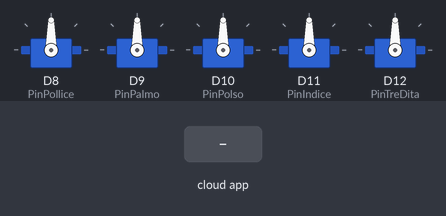
Bench run of a sketch on a simulated Arduino MKR. Parts: 5 × servo. The inputs (shaded band) are chosen by the test bench. WiFi joins after 1.5 s; servers stay silent unless stated; not simulated (calls return 0 or success): arduino_secrets.h.

Above: at 4.2 s.
4.3 s: the phone or cloud app sets indiceDeg to 0
At 5.1 s:
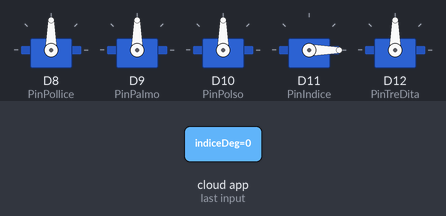
5.8 s: the phone or cloud app sets palmoDeg to 0
At 6.2 s:
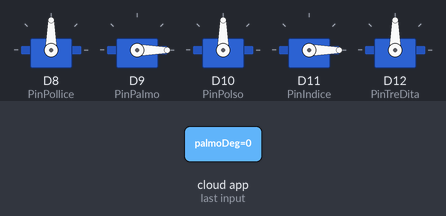
7.3 s: the phone or cloud app sets polliceDeg to 0
At 8.5 s:
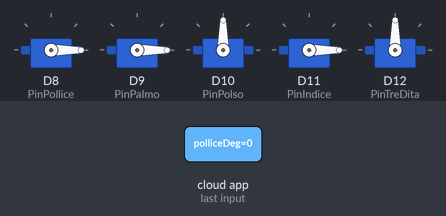
8.8 s: the phone or cloud app sets polsoDeg to 0
At 9.7 s:
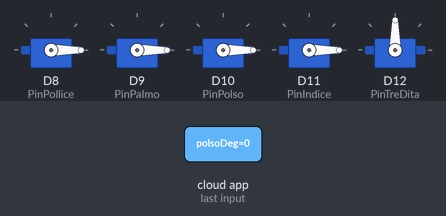
10.3 s: the phone or cloud app sets treDitaDeg to 0
At 10.8 s:
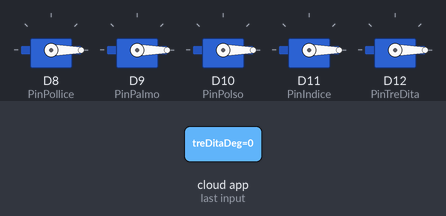
11.8 s: the phone or cloud app sets indiceDeg to 25
At 13.1 s:
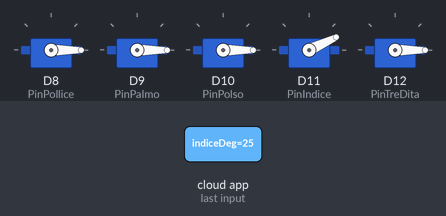
Timing chart, 0 to 14.3 s (numbered marks = the images above; inputs shaded):
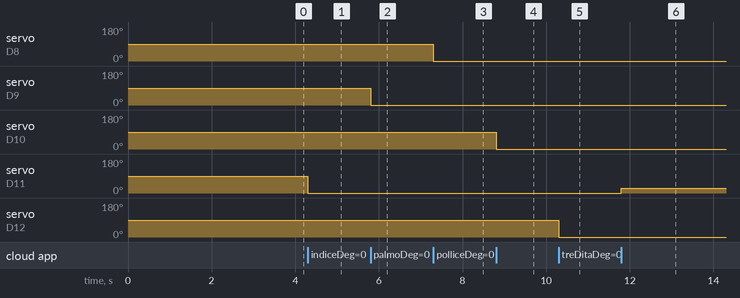

Measured:
- after the input at 4.3 s, servo on D11 (PinIndice): 90° → 0° at once
- after the input at 5.8 s, servo on D9 (PinPalmo): 90° → 0° at once
- after the input at 7.3 s, servo on D8 (PinPollice): 90° → 0° at once
- after the input at 8.8 s, servo on D10 (PinPolso): 90° → 0° at once
- after the input at 10.3 s, servo on D12 (PinTreDita): 90° → 0° at once
- after the input at 11.8 s, servo on D11 (PinIndice): 0° → 25° at once

The sketch:

arm.ino
```cpp
/*
  Sketch generated by the Arduino IoT Cloud Thing "Arm"

  Arduino IoT Cloud Variables description

  The following variables are automatically generated and updated when changes are made to the Thing

  int indiceDeg;
  int palmoDeg;
  int polliceDeg;
  int polsoDeg;
  int treDitaDeg;

  Variables which are marked as READ/WRITE in the Cloud Thing will also have functions
  which are called when their values are changed from the Dashboard.
  These functions are generated with the Thing and added at the end of this sketch.

  The rest is coded by @NexIsDumb.
*/

#include <Servo.h>
#include "arduino_secrets.h"
#include "thingProperties.h"

Servo Pollice;      //1
Servo Palmo;        //2
Servo Polso;        //3
Servo Indice;       //4
Servo TreDita;      //5

const int PinPollice = 8;  // Digital thumb pin connected to servo                1
const int PinPalmo = 9;  // Digital palm pin connected to servo                   2
const int PinPolso = 10;  // Digital wrist pin connected to servo                 3
const int PinIndice = 11;  // Digital index pin connected to servo                4
const int PinTreDita = 12;  // Digital conjoined-fingers pin connected to servo   5

void setup() {
  // Initialize serial and wait for port to open:
  Serial.begin(9600);
  // This delay gives the chance to wait for a Serial Monitor without blocking if none is found
  delay(1500);

  // Defined in thingProperties.h
  initProperties();

  // Connect to Arduino IoT Cloud
  ArduinoCloud.begin(ArduinoIoTPreferredConnection);

  /*
    The following function allows you to obtain more information
    related to the state of network and IoT Cloud connection and errors
    the higher number the more granular information you’ll get.
    The default is 0 (only errors).
    Maximum is 4
  */
  setDebugMessageLevel(2);
  ArduinoCloud.printDebugInfo();

  // Servos' pins configuration
  Pollice.attach(PinPollice);         //1
  Palmo.attach(PinPalmo);             //2
  Polso.attach(PinPolso);             //3
  Indice.attach(PinIndice);           //4
  TreDita.attach(PinTreDita);         //5
}

void loop() {
  ArduinoCloud.update();
}

/*
  Since IndiceDeg is READ_WRITE variable, onIndiceDegChange() is
  executed every time a new value is received from IoT Cloud.
*/
void onIndiceDegChange()  {
  Indice.write(indiceDeg);
}

/*
  Since PalmoDeg is READ_WRITE variable, onPalmoDegChange() is
  executed every time a new value is received from IoT Cloud.
*/
void onPalmoDegChange()  {
  Palmo.write(palmoDeg);
}

/*
  Since PolliceDeg is READ_WRITE variable, onPolliceDegChange() is
  executed every time a new value is received from IoT Cloud.
*/
void onPolliceDegChange()  {
  Pollice.write(polliceDeg);
}

/*
  Since PolsoDeg is READ_WRITE variable, onPolsoDegChange() is
  executed every time a new value is received from IoT Cloud.
*/
void onPolsoDegChange()  {
  Polso.write(polsoDeg);
}

/*
  Since TreDitaDeg is READ_WRITE variable, onTreDitaDegChange() is
  executed every time a new value is received from IoT Cloud.
*/
void onTreDitaDegChange()  {
  TreDita.write(treDitaDeg);
}
```

thingProperties.h
```cpp
// Code generated by Arduino IoT Cloud, DO NOT EDIT.

#include <ArduinoIoTCloud.h>
#include <Arduino_ConnectionHandler.h>

const char SSID[]     = SECRET_SSID;    // Network SSID (name)
const char PASS[]     = SECRET_OPTIONAL_PASS;    // Network password (use for WPA, or use as key for WEP)

void onIndiceDegChange();
void onPalmoDegChange();
void onPolliceDegChange();
void onPolsoDegChange();
void onTreDitaDegChange();

// THESE must be synced with the variables in the Arduino IoT Cloud "Glove" Thing; use the Thing dashboard on Arduino Cloud  - Nex
int indiceDeg;
int palmoDeg;
int polliceDeg;
int polsoDeg;
int treDitaDeg;

void initProperties() {
  ArduinoCloud.addProperty(indiceDeg, READWRITE, ON_CHANGE, onIndiceDegChange);
  ArduinoCloud.addProperty(palmoDeg, READWRITE, ON_CHANGE, onPalmoDegChange);
  ArduinoCloud.addProperty(polliceDeg, READWRITE, ON_CHANGE, onPolliceDegChange);
  ArduinoCloud.addProperty(polsoDeg, READWRITE, ON_CHANGE, onPolsoDegChange);
  ArduinoCloud.addProperty(treDitaDeg, READWRITE, ON_CHANGE, onTreDitaDegChange);
}

WiFiConnectionHandler ArduinoIoTPreferredConnection(SSID, PASS);
```
